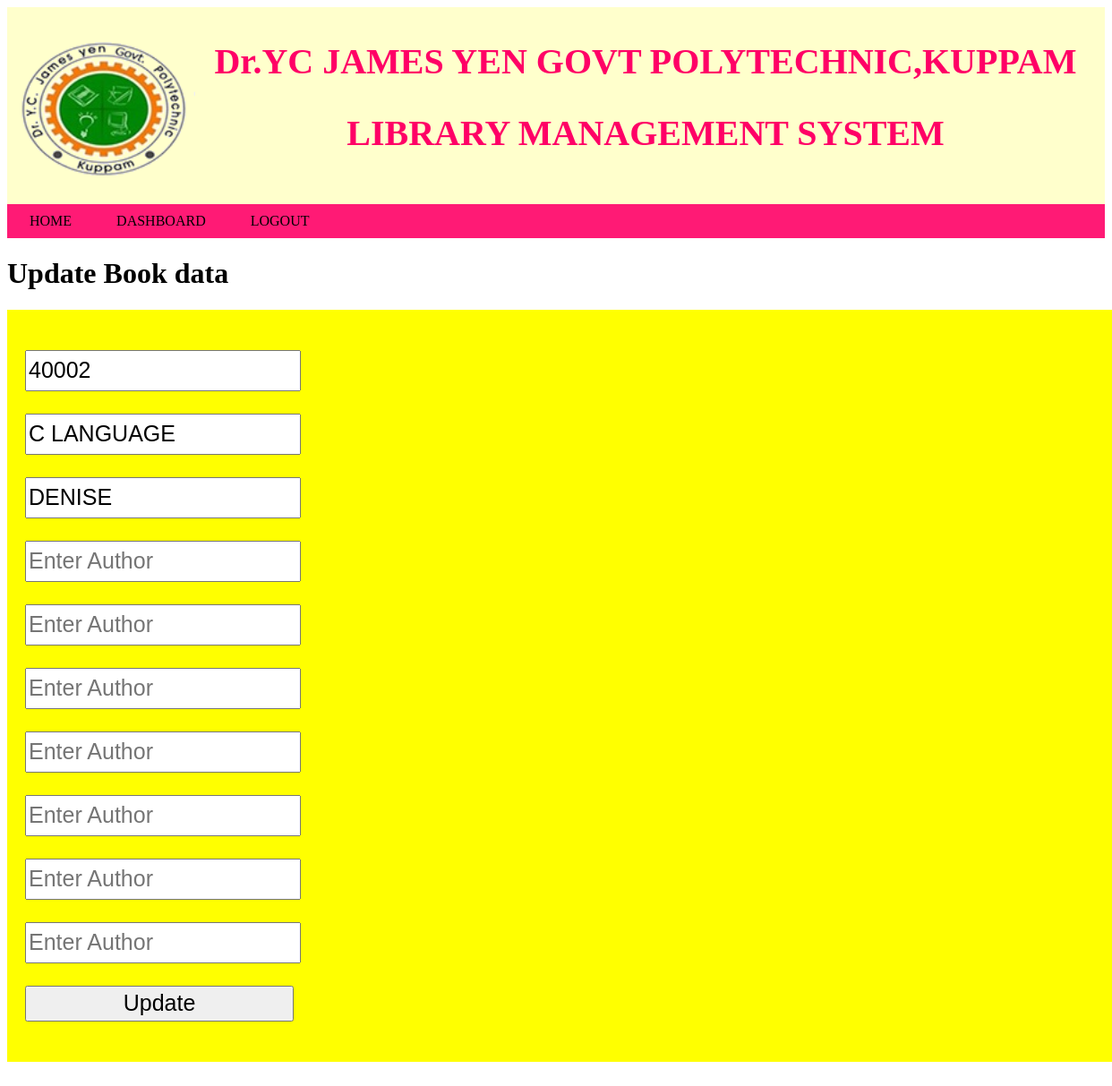
Screenshot of /edit.php?id=2 (signed in) with the database file from the repository.
### tables this page shows
CREATE TABLE `bookdb` (
  `id` int(11) NOT NULL,
  `no` int(20) NOT NULL,
  `name` varchar(50) NOT NULL,
  `author` varchar(50) NOT NULL,
  `status` int(1) NOT NULL DEFAULT '1'
);

### edit.php (the view, shortened to what this page needs)
<?php
include('db.php');
$id=$_REQUEST['id'];
$query = "SELECT * from bookdb where id='".$id."'";
$result = mysqli_query($con,$query) or die(mysql_error($con));
$row= mysqli_fetch_assoc($result);
?>
<!DOCTYPE html>
<html>
<head>
<link rel="stylesheet" href="css/news.css" />
</head>
<body>
             <header>
        <img src="logo.png" alt="LOGO GOSE HEAR" ></img>
        <center><h1>Dr.YC JAMES YEN GOVT POLYTECHNIC,KUPPAM</h1><center>
        <h2>LIBRARY MANAGEMENT SYSTEM</h2>
         </header>
          <div class="nav">
                             <ul>
                                       <li><a href="index.php">HOME</a></li>
                                       <li><a href="dashboard.php">DASHBOARD</a>
                                       <li><a href="logout.php">LOGOUT</a></li>
                             </ul>
            </div>
<div class="form">
<h1>Update Book data</h1>
<?php
if(isset($_POST['new']) && $_POST['new']==1)
{
$id=$_REQUEST['id'];
$no=$_REQUEST['no'];
$name=$_REQUEST['name'];
$author=$_REQUEST['author'];
$bookcategory=$_REQUEST['bookcategory'];
$publisher=$_REQUEST['publisher'];
$pyear=$_REQUEST['pyear'];
$edition=$_REQUEST['edition'];
$pages=$_REQUEST['pages'];
$price=$_REQUEST['price'];
$rack=$_REQUEST['rack'];
$update="update bookdb set no='".$no."',name='".$name."',author='".$author."',bookcategory='".$bookcategory."',publisher='".$publisher."',pyear='".$pyear."',edition='".$edition."',pages='".$pages."',price='".$price."',rack='".$rack."',status='1',pin='0' where id='".$id."'";
mysqli_query($con, $update) or die(mysqli_error($con));
$status = "Record Updated Successfully. </br></br><a href='book_view.php'>View Updated Record</a>";
echo '<p style="color:#FF0000;">'.$status.'</p>';
}else {
?>
<div>
<form name="form" method="post" action="">
<p><input type="text" name="no" placeholder="Enter ACC NO" required value="<?php echo $row['no'];?>"/></p>
<p><input  type="text" name="name"  placeholder="Enter Name" required value="<?php echo $row['name'];?>" /><p>
<p><input  type="text" name="author"  placeholder="Enter Author" required value="<?php echo $row['author'];?>" /><p>
<p><input  type="text" name="bookcategory"  placeholder="Enter Author" required value="<?php echo $row['bookcategory'];?>" /><p>
<p><input  type="text" name="publisher"  placeholder="Enter Author" required value="<?php echo $row['publisher'];?>" /><p>
<p><input  type="text" name="pyear"  placeholder="Enter Author" required value="<?php echo $row['pyear'];?>" /><p>
<p><input  type="text" name="edition"  placeholder="Enter Author" required value="<?php echo $row['edition'];?>" /><p>
<p><input  type="text" name="pages"  placeholder="Enter Author" required value="<?php echo $row['pages'];?>" /><p>
<p><input  type="text" name="price"  placeholder="Enter Author" required value="<?php echo $row['price'];?>" /><p>
<p><input  type="text" name="rack"  placeholder="Enter Author" required value="<?php echo $row['rack'];?>" /><p>
<p><input name="submit" type="submit" value="Update" /></p>
</form>
<?php } ?>
<br /><br /><br /><br />
</div>
</div>
</body>
</html>

### css/news.css (style rules this page uses)
header { background-color:#ffffcc; padding:10px; overflow:hidden; }
header img { float:left; width:200px; height:200px; }
header h1,h2 { color:#ff0066; font-size:2.5em; }
.nav ul { list-style-type:none; background-color:#ff1a75; margin:0; padding:0; overflow:hidden; }
.nav li { float:left; }
.nav li a { text-decoration:none; padding:10px 25px; display:block; color:black; }
form { background-color:yellow; color:red; padding:20px; font-size:25px; margin-top:20px; display:block; width:100%; }
form input { width:300px;height:40px;font-size:25px; }

### rows the page displays
bookdb: no "40002", name "C LANGUAGE", author "DENISE"
